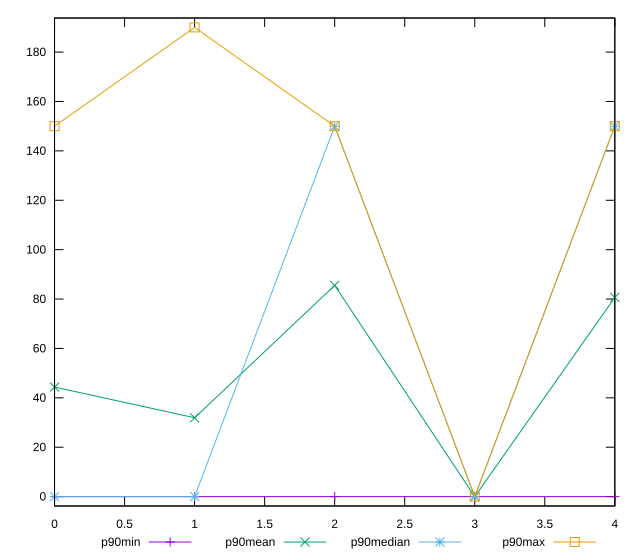

This figure's gnuplot source:
reset

$p90Min <<EOF
0 0
1 0
2 0
3 0
4 0
EOF

$p90Mean <<EOF
0 44.361702127659576
1 31.914893617021278
2 85.53191489361703
3 0
4 80.63829787234043
EOF

$p90Median <<EOF
0 0
1 0
2 150
3 0
4 150
EOF

$p90Max <<EOF
0 150
1 190
2 150
3 0
4 150
EOF

set key outside below
set xrange [0:4]
set yrange [-3.8000000000000003:193.8]
set trange [-3.8000000000000003:193.8]
set terminal svg size 640, 560 enhanced background rgb 'white'
set output "report_00013_2021-02-09T12-04-24.940Z/unminified-javascript/progression/value.svg"

plot $p90Min title "p90min" with linespoints, \
     $p90Mean title "p90mean" with linespoints, \
     $p90Median title "p90median" with linespoints, \
     $p90Max title "p90max" with linespoints

reset
